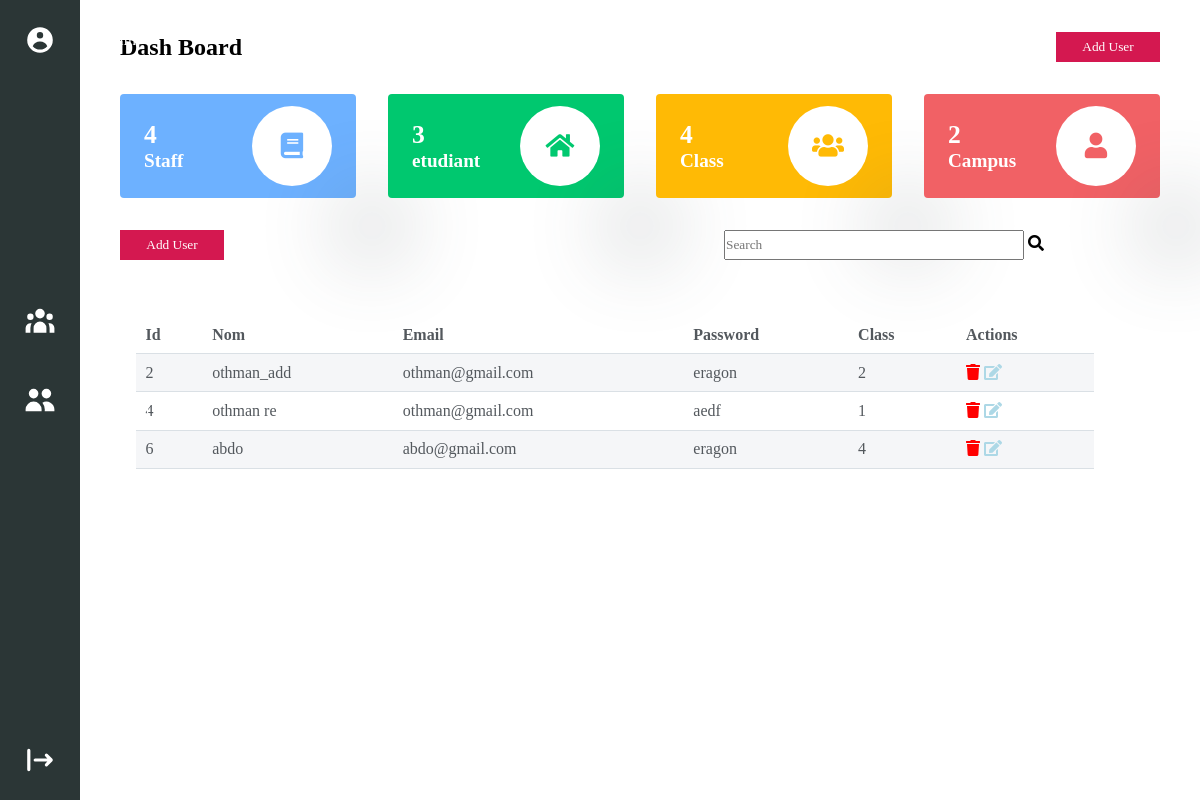
The app's page /dash-admins_student.php (signed in) with its own data.
### tables this page shows
CREATE TABLE IF NOT EXISTS `students` (
  `idstd` int(11) NOT NULL AUTO_INCREMENT,
  `full_name` varchar(100) NOT NULL,
  `email` varchar(100) NOT NULL,
  `password` varchar(100) NOT NULL,
  `class` varchar(100) NOT NULL,
  `idadm` varchar(100) NOT NULL,
  `pub_id` varchar(100) NOT NULL,
  PRIMARY KEY (`idstd`)
);

### dash-admins_student.php (the view, shortened to what this page needs)
<!DOCTYPE html>
<html lang="en">
<?php include 'include/meta.php';
 require 'actions/connexion.php'; ?>
<link rel="stylesheet" href="https://cdnjs.cloudflare.com/ajax/libs/font-awesome/5.11.2/css/all.css">
<body>
    <div class="dash-content">
        <?php include 'include/sidebar.php'; ?>
        <div class="contenuu">
            <div class="contenuu-nav">
                <h2 class="title_list">Dash Board</h2>
                <button class="open-modal" id="adduser1"
                    onclick="document.getElementById('modal1').style.visibility='visible'">Add User</button>
            </div>
            <div class="grid">
                <div class="static staf-stat">
                    <div class="l">
                        <?php
                        $sqli = 'SELECT COUNT(`idstf`) as staff_number FROM staff ';
                        $fetch = $connection->query($sqli);
                        $row = $fetch->fetch_assoc();
                        $staff_number = $row['staff_number'];
                    ?>
                        <span><?php echo $staff_number; ?></span>
                        <span>Staff</span>
                    </div>
                    <div class="icon">
                        <i class="fa fa-book c-staf"></i>
                    </div>
                </div>
                <div class="static etud-stat">
                    <div class="l">
                        <?php
                        $sqli = 'SELECT COUNT(`idstd`) as students_number FROM students';
                        $fetch = $connection->query($sqli);
                        $row = $fetch->fetch_assoc();
                        $students_number = $row['students_number'];
                    ?>
                        <span><?php echo $students_number; ?></span>
                        <span>etudiant</span>
                    </div>
                    <div class="icon">
                        <i class="fa fa-home c-etud"></i>
                    </div>
                </div>
                <div class="static class-stat">
                    <div class="l">
                        <span>4</span>
                        <span>Class</span>
                    </div>
                    <div class="icon">
                        <i class="fa fa-users c-class"></i>
                    </div>
                </div>
                <div class="static campus-stat">
                    <div class="l">
                        <span>2</span>
                        <span>Campus</span>
                    </div>
                    <div class="icon">
                        <i class="fa fa-user c-campus"></i>
                    </div>
                </div>
            </div>
            <div class="filter">
                <button type="hidden" class="open-modal" id="adduser2"
                    onclick="document.getElementById('modal1').style.visibility='visible'">Add User</button>
                <div class="filter-search">
                    <input type="text" width="300px" name="search" id="search" placeholder="Search" autocomplete="off"
                        class="">
                    <i class="fa fa-search" id="icon-search"></i>
                </div>
            </div>
            <div class="painel" style="font-weight: 75%;">
                <div class="painel-body">
                    <table class="decoration">
                        <tbody>
                            <tr>
                                <th>Id</th>
                                <th>Nom</th>
                                <th class="hidden">Email</th>
                                <th class="hidden">Password</th>
                                <th>Class</th>
                                <th>Actions</th>
                            </tr>
                            <?php
                                 $stm = 'select * from students ';
                                 $fetch = $connection->query($stm);
                                while ($row = $fetch->fetch_assoc()) {
                                    ?>
                            <tr>
                                <td><?php  $idstd = $row['idstd'];
                                    echo $idstd; ?></td>
                                <td><?php $full_name = $row['full_name'];
                                    echo $full_name; ?></td>
                                <td class="hidden"> <?php $email = $row['email'];
                                    echo $email; ?> </td>
                                <td class="hidden"><?php $pass = $row['password'];
                                    echo $pass; ?></td>
                                <td><?php $class = $row['class'];
                                    echo $class; ?></td>
                                <td>
                                    <a href="actions/crud.php?del_std=<?php echo $row['idstd']; ?>" onclick="succes()"
                                        name="del_std" class="btn btn-red"><i class="fa fa-trash"
                                            style="color: red;"></i></a>
                                    <a href="#"
                                        onclick="edit_std('<?php echo $idstd; ?>','<?php echo $full_name; ?>','<?php echo $email; ?>','<?php echo $pass; ?>','<?php echo $class; ?>')"
                                        class="btn btn-orange"><i class="fa fa-edit" style="color: lightblue;"></i></a>
                                </td>
                            </tr>
                            <?php
                                }
                            ?>
                        </tbody>
                    </table>
                </div>
            </div>
        </div>
    </div>
</body>
</html>

### include/meta.php (shortened to what this page needs)
<head>
    <link rel="stylesheet" href="style/style.css">
</head>

### include/sidebar.php (shortened to what this page needs)
<?php
$position = $_SESSION['SESS_POSITION'];
?>
<div class="navbar">
    <ul class="navbar-list">
        <li class="nav-item"><a href="#" class="nav-link">
                <svg class="w-6 h-6" fill="currentColor" viewBox="0 0 20 20" xmlns="http://www.w3.org/2000/svg">
                    <path fill-rule="evenodd"
                        d="M18 10a8 8 0 11-16 0 8 8 0 0116 0zm-6-3a2 2 0 11-4 0 2 2 0 014 0zm-2 4a5 5 0 00-4.546 2.916A5.986 5.986 0 0010 16a5.986 5.986 0 004.546-2.084A5 5 0 0010 11z"
                        clip-rule="evenodd"></path>
                </svg>
            </a></li>
        <?php
    if ($position == 'admin') {
        ?>
        <li class="nav-item aze"><a href="dash-admin.php" class="nav-link">
            </a>
        </li>
        <li class="nav-item aze"><a href="dash-admins_student" class="nav-link">
                <svg class="w-6 h-6" fill="currentColor" viewBox="0 0 20 20" xmlns="http://www.w3.org/2000/svg">
                    <path
                        d="M9 6a3 3 0 11-6 0 3 3 0 016 0zM17 6a3 3 0 11-6 0 3 3 0 016 0zM12.93 17c.046-.327.07-.66.07-1a6.97 6.97 0 00-1.5-4.33A5 5 0 0119 16v1h-6.07zM6 11a5 5 0 015 5v1H1v-1a5 5 0 015-5z">
                    </path>
                </svg>
            </a>
        </li>
        <li class="nav-item log_out"><a href="./include/logout.php" class="nav-link">
            </a></li>
    </ul>
    <?php
    }
        ?>
</div>

### records on screen
students: idstd "2", full_name "othman_add", email "othman@gmail.com", password "eragon", class "2"
students: idstd "4", full_name "othman re", email "othman@gmail.com", password "aedf", class "1"
students: idstd "6", full_name "abdo", email "abdo@gmail.com", password "eragon", class "4"

### other values on screen
$staff_number "4"
$students_number "3"
